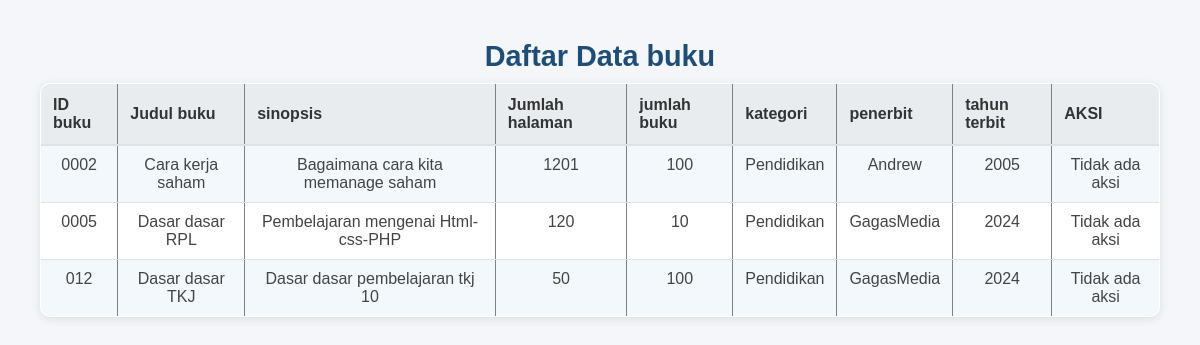
Before: /buku/view_buku.php with the older database file.
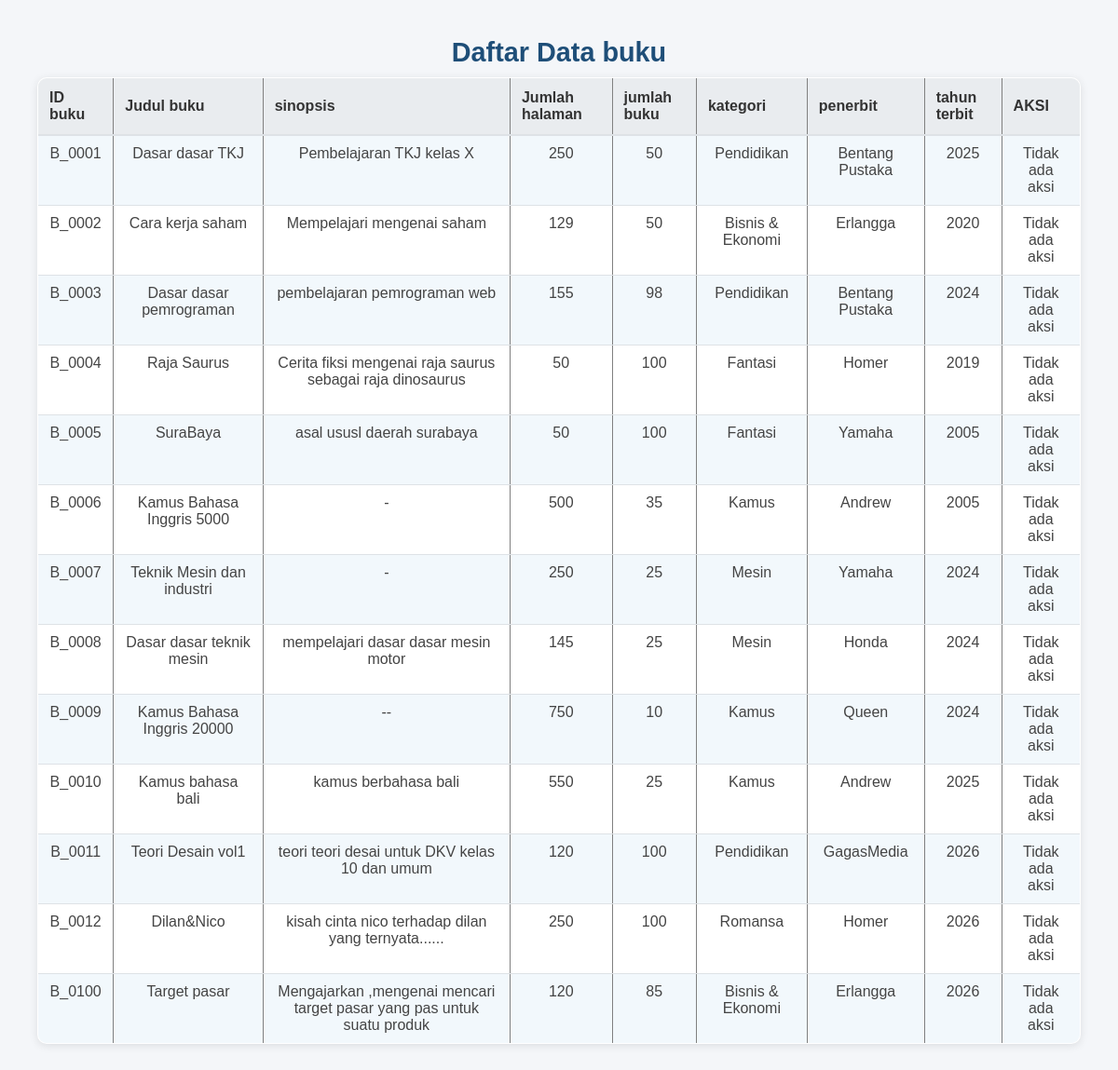
After: the same page with the newer database file.
### tables this page shows
CREATE TABLE `tbl_buku` (
  `id_buku` varchar(10) NOT NULL,
  `judul_buku` varchar(200) NOT NULL,
  `sinopsis` varchar(300) NOT NULL,
  `jumlah_halaman` int(11) NOT NULL,
  `jumlah_buku` int(11) NOT NULL,
  `id_kategori` varchar(10) NOT NULL,
  `id_penerbit` varchar(10) NOT NULL,
  `tahun_terbit` int(11) NOT NULL
);

CREATE TABLE `tbl_kategori` (
  `id_kategori` varchar(10) NOT NULL,
  `kategori` varchar(200) NOT NULL
);

CREATE TABLE `tbl_penerbit` (
  `id_penerbit` varchar(10) NOT NULL,
  `nama_penerbit` varchar(200) NOT NULL,
  `no_tlp_penerbit` varchar(18) NOT NULL,
  `nama_sales` varchar(200) NOT NULL,
  `no_tlp_sales` varchar(18) NOT NULL
);

### buku/view_buku.php (the view, shortened to what this page needs)
<?php
include __DIR__ . '/../inc/conect.php';
$data = mysqli_query($koneksi, "SELECT
    tbl_buku.*,
    tbl_kategori.kategori,
    tbl_penerbit.nama_penerbit
    FROM tbl_buku
JOIN
    tbl_kategori ON tbl_buku.id_kategori = tbl_kategori.id_kategori
JOIN
    tbl_penerbit ON tbl_buku.id_penerbit = tbl_penerbit.id_penerbit
");
?>
<!DOCTYPE html>
<html lang="en">
<head>
    <link rel="stylesheet" href="../css/view.css">
</head>
<body>
    <h2>Daftar Data buku</h2>
    <table border="1" cellpadding="5">
        <tr>
            <th>ID buku</th>
            <th>Judul buku</th>
            <th>sinopsis</th>
            <th>Jumlah halaman</th>
            <th>jumlah buku</th>
            <th>kategori</th>
            <th>penerbit</th>
            <th>tahun terbit</th>
            <th>AKSI</th>
        </tr>
        <?php while ($row = mysqli_fetch_array($data)) { ?>
            <tr>
                <td><?= $row['id_buku']; ?></td>
                <td><?= $row['judul_buku']; ?></td>
                <td><?= $row['sinopsis']; ?></td>
                <td><?= $row['jumlah_halaman']; ?></td>
                <td><?= $row['jumlah_buku']; ?></td>
                <td><?= $row['kategori']; ?></td>
                <td><?= $row['nama_penerbit']; ?></td>
                <td><?= $row['tahun_terbit']; ?></td>
                <td>
                    <?php if ($tampil['akses'] == 'admin') { ?>
                        <a href="?page=edit_buku&id_buku=<?= $row['id_buku']; ?>" class="btn btn-primary mb-3">EDIT</a>
                        <a href="?page=hapus_buku&id_buku=<?= $row['id_buku']; ?> " class="btn btn-primary mb-3" " onclick=" return confirm('Yakin ingin menghapus data ini?')">HAPUS</a>
                </td>
            <?php } else {
                        echo "Tidak ada aksi";
                    } ?>
            </tr>
        <?php } ?>
    </table>
</body>
</html>

Changed rows visible on the page:
removed tbl_buku: id_buku "0002", judul_buku "Cara kerja saham", sinopsis "Bagaimana cara kita memanage saham", jumlah_halaman "1201", jumlah_buku "100", id_kategori.kategori "Pendidikan", id_penerbit.nama_penerbit "Andrew", tahun_terbit "2005"
removed tbl_buku: id_buku "0005", judul_buku "Dasar dasar RPL", sinopsis "Pembelajaran mengenai Html-css-PHP", jumlah_halaman "120", jumlah_buku "10", id_kategori.kategori "Pendidikan", id_penerbit.nama_penerbit "GagasMedia", tahun_terbit "2024"
removed tbl_buku: id_buku "012", judul_buku "Dasar dasar TKJ", sinopsis "Dasar dasar pembelajaran tkj 10", jumlah_halaman "50", jumlah_buku "100", id_kategori.kategori "Pendidikan", id_penerbit.nama_penerbit "GagasMedia", tahun_terbit "2024"
added tbl_buku: id_buku "B_0001", judul_buku "Dasar dasar TKJ", sinopsis "Pembelajaran TKJ kelas X", jumlah_halaman "250", jumlah_buku "50", id_kategori.kategori "Pendidikan", id_penerbit.nama_penerbit "Bentang Pustaka", tahun_terbit "2025"
added tbl_buku: id_buku "B_0002", judul_buku "Cara kerja saham", sinopsis "Mempelajari mengenai saham", jumlah_halaman "129", jumlah_buku "50", id_kategori.kategori "Bisnis & Ekonomi", id_penerbit.nama_penerbit "Erlangga", tahun_terbit "2020"
added tbl_buku: id_buku "B_0003", judul_buku "Dasar dasar pemrograman", sinopsis "pembelajaran pemrograman web", jumlah_halaman "155", jumlah_buku "98", id_kategori.kategori "Pendidikan", id_penerbit.nama_penerbit "Bentang Pustaka", tahun_terbit "2024"
added tbl_buku: id_buku "B_0004", judul_buku "Raja Saurus", sinopsis "Cerita fiksi mengenai raja saurus sebagai raja dinosaurus", jumlah_halaman "50", jumlah_buku "100", id_kategori.kategori "Fantasi", id_penerbit.nama_penerbit "Homer", tahun_terbit "2019"
added tbl_buku: id_buku "B_0005", judul_buku "SuraBaya", sinopsis "asal ususl daerah surabaya", jumlah_halaman "50", jumlah_buku "100", id_kategori.kategori "Fantasi", id_penerbit.nama_penerbit "Yamaha", tahun_terbit "2005"
added tbl_buku: id_buku "B_0006", judul_buku "Kamus Bahasa Inggris 5000", sinopsis "-", jumlah_halaman "500", jumlah_buku "35", id_kategori.kategori "Kamus", id_penerbit.nama_penerbit "Andrew", tahun_terbit "2005"
added tbl_buku: id_buku "B_0007", judul_buku "Teknik Mesin dan industri", sinopsis "-", jumlah_halaman "250", jumlah_buku "25", id_kategori.kategori "Mesin", id_penerbit.nama_penerbit "Yamaha", tahun_terbit "2024"
added tbl_buku: id_buku "B_0008", judul_buku "Dasar dasar teknik mesin", sinopsis "mempelajari dasar dasar mesin motor", jumlah_halaman "145", jumlah_buku "25", id_kategori.kategori "Mesin", id_penerbit.nama_penerbit "Honda", tahun_terbit "2024"
added tbl_buku: id_buku "B_0009", judul_buku "Kamus Bahasa Inggris 20000", sinopsis "--", jumlah_halaman "750", jumlah_buku "10", id_kategori.kategori "Kamus", id_penerbit.nama_penerbit "Queen", tahun_terbit "2024"
added tbl_buku: id_buku "B_0010", judul_buku "Kamus bahasa bali", sinopsis "kamus berbahasa bali", jumlah_halaman "550", jumlah_buku "25", id_kategori.kategori "Kamus", id_penerbit.nama_penerbit "Andrew", tahun_terbit "2025"
added tbl_buku: id_buku "B_0011", judul_buku "Teori Desain vol1", sinopsis "teori teori desai untuk DKV kelas 10 dan umum", jumlah_halaman "120", jumlah_buku "100", id_kategori.kategori "Pendidikan", id_penerbit.nama_penerbit "GagasMedia", tahun_terbit "2026"
added tbl_buku: id_buku "B_0012", judul_buku "Dilan&Nico", sinopsis "kisah cinta nico terhadap dilan yang ternyata......", jumlah_halaman "250", jumlah_buku "100", id_kategori.kategori "Romansa", id_penerbit.nama_penerbit "Homer", tahun_terbit "2026"
added tbl_buku: id_buku "B_0100", judul_buku "Target pasar", sinopsis "Mengajarkan ,mengenai mencari target pasar yang pas untuk suatu produk", jumlah_halaman "120", jumlah_buku "85", id_kategori.kategori "Bisnis & Ekonomi", id_penerbit.nama_penerbit "Erlangga", tahun_terbit "2026"
